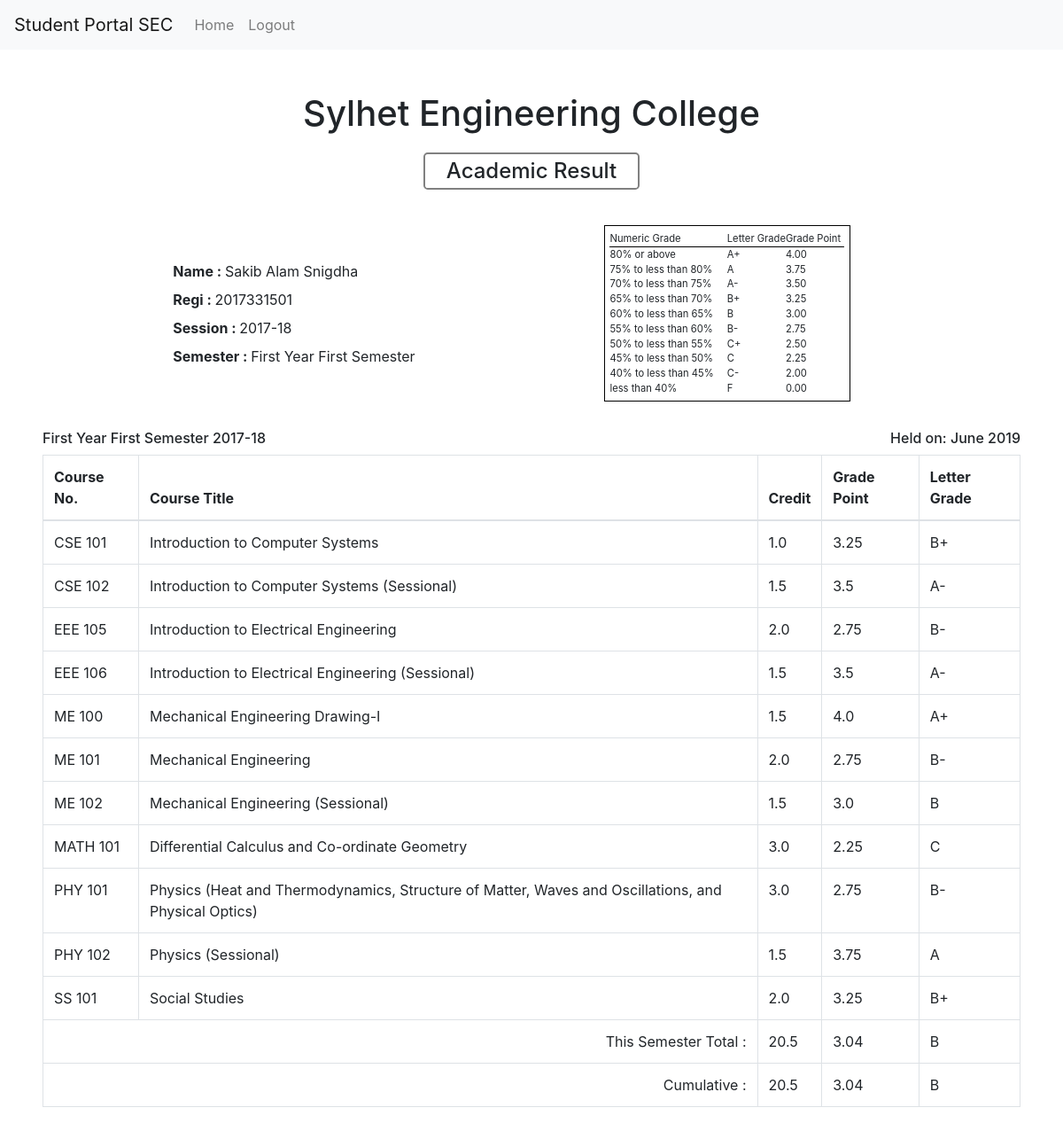
/result/276/ (signed in), run on the app's committed database.
### student_result/models.py (models this page shows, shortened)
class Student(models.Model):
    created_at = models.DateTimeField(auto_now_add=True)
    user_id = models.ForeignKey(User, null=True, on_delete=models.CASCADE)
    regi = models.CharField(max_length=15, unique=True)
    name = models.CharField(max_length=100)
    email = models.CharField(max_length=100)
    phone = models.CharField(max_length=20)
    address = models.TextField()
    hall = models.BooleanField(default=False)
    session = models.ForeignKey(Session, null=True, on_delete=models.CASCADE)

class Session(models.Model):
    created_at = models.DateTimeField(auto_now_add=True)
    year = models.CharField(max_length=10)
    name = models.CharField(max_length=20)
    courses = models.TextField()

class Semester(models.Model):
    created_at = models.DateTimeField(auto_now_add=True)
    name = models.CharField(max_length=50)

class Exam(models.Model):
    created_at = models.DateTimeField(auto_now_add=True)
    session = models.ForeignKey(Session, null=True, on_delete=models.CASCADE)
    semester = models.ForeignKey(Semester, null=True, on_delete=models.CASCADE)
    held = models.CharField(max_length=20)

### student_result/views.py (the view)
# urls.py: path('result/<slug:result_id>/', views.result, name='result'),
def result(request, result_id):
    if request.user.is_authenticated:
        try:
            student_obj = Student.objects.get(user_id = request.user)
            try:
                result_obj = Result.objects.get(id=result_id)
                if result_obj.regi != student_obj.regi:
                    messages.error(request, "Not allowed to see the result!")
                    return redirect('student')
                result_r = result_obj.result
                result = json.loads(result_r)
                context = {}
                context['sem_full'] = result['sem_full']
                context['sem_final'] = result['sem_final']
                context['held'] = result_obj.exam.held
                context['student'] = student_obj
                context['semester'] = result_obj.exam.semester
                return render(request, 'result.html', context)
            except:
                messages.error(request, "no result found")
                return redirect('student')
        except:
            messages.error(request, "plese register the student first")
            return redirect('student')
    else:
        messages.error(request, "login first")
        return redirect('home')

### student_result/templates/result.html
{% extends 'base.html' %}
{% block content %}
<h1 style="text-align: center; margin-bottom: .5em;">Sylhet Engineering College</h1>
<div style="margin-bottom:.2em; display: grid; align-items: center; justify-content: center;">
<h4 style="padding: .2em 1em; width: 100%; border: 2px solid gray; border-radius: .2em; display: grid; align-items: center; justify-content: center;">Academic Result</h4>
</div>
<div style="margin-bottom:2em; margin-top: 2em; display: grid; grid-template-columns: 1fr 1fr;">
    <div style="display: grid; align-items: center; justify-content: center;">
        <div style="line-height: 2em; margin-left: 1em;">
            <strong>Name : </strong> <span>{{ student.name }}</span> </br>
            <strong>Regi : </strong> <span>{{ student.regi }}</span> </br>
            <strong>Session : </strong> <span>{{ student.session.year }}</span> </br>
            <strong>Semester : </strong> <span>{{ semester.name }}</span>
        </div>
    </div>
    <div style="display: grid;  font-size:.7em; width: 80%; align-items: center; justify-content: center;">
        <div style="padding:.5em; border: 1px solid black; display: grid; grid-template-columns: 2fr 1fr 1fr;">
            <span style="border-bottom: 1px solid black;">Numeric Grade</span><span style="border-bottom: 1px solid black;">Letter Grade</span><span style="border-bottom: 1px solid black;">Grade Point</span>
            <span>80% or above</span><span>A+</span><span>4.00</span>
            <span>75% to less than 80%</span><span>A</span><span>3.75</span>
            <span>70% to less than 75%</span><span>A-</span><span>3.50</span>
            <span>65% to less than 70%</span><span>B+</span><span>3.25</span>
            <span>60% to less than 65%</span><span>B</span><span>3.00</span>
            <span>55% to less than 60%</span><span>B-</span><span>2.75</span>
            <span>50% to less than 55%</span><span>C+</span><span>2.50</span>
            <span>45% to less than 50%</span><span>C</span><span>2.25</span>
            <span>40% to less than 45%</span><span>C-</span><span>2.00</span>
            <span>less than 40%</span><span>F</span><span>0.00</span>
        </div>
    </div>
</div>
<div style="display: grid; grid-template-columns: 1fr 1fr;">
    <h6>{{ semester.name }} {{ student.session.year }}</h6>
    <h6 style="text-align: right;">Held on: {{ held }}</h6>
</div>
<table class="table table-bordered">
    <thead>
      <tr>
        <th scope="col">Course No.</th>
        <th scope="col">Course Title</th>
        <th scope="col">Credit</th>
        <th scope="col">Grade Point</th>
        <th scope="col">Letter Grade</th>
      </tr>
    </thead>
    <tbody>
      {% for i in sem_full %}
        <tr>
            <td>{{ i.code }}</td>
            <td>{{ i.title }}</td>
            <td>{{ i.cr }}</td>
            <td>{{ i.gp }}</td>
            <td>{{ i.lg }}</td>
        </tr>
      {% endfor %}
      <tr>
        <td colspan="2" style="text-align: right;">This Semester Total :</td>
        <td>{{ sem_final.cr_cur }}</td>
        <td>{{ sem_final.gp_cur }}</td>
        <td>{{ sem_final.lg_cur }}</td>
      </tr>
      <tr>
        <td colspan="2" style="text-align: right;">Cumulative :</td>
        <td>{{ sem_final.cr_com }}</td>
        <td>{{ sem_final.gp_com }}</td>
        <td>{{ sem_final.lg_com }}</td>
      </tr>
    </tbody>
  </table>
{% endblock content %}

### data on the page
Student: name "Sakib Alam Snigdha", regi "2017331501", session.year "2017-18"
Semester: name "First Year First Semester"
Exam: held "June 2019"

### other printed values
{{ i.code }} "CSE 101" "CSE 102" "EEE 105" "EEE 106" "ME 100" "ME 101" "ME 102" "MATH 101" "PHY 101" "PHY 102" "SS 101"
{{ i.title }} "Introduction to Computer Systems" "Introduction to Computer Systems (Sessional)" "Introduction to Electrical Engineering" "Introduction to Electrical Engineering (Sessional)" "Mechanical Engineering Drawing-I" "Mechanical Engineering" "Mechanical Engineering (Sessional)" "Differential Calculus and Co-ordinate Geometry" "Physics (Heat and Thermodynamics, Structure of Matter, Waves and Oscillations, and Physical Optics)" "Physics (Sessional)" "Social Studies"
{{ i.cr }} "1.0" "1.5" "2.0" "1.5" "1.5" "2.0" "1.5" "3.0" "3.0" "1.5" "2.0"
{{ i.gp }} "3.25" "3.5" "2.75" "3.5" "4.0" "2.75" "3.0" "2.25" "2.75" "3.75" "3.25"
{{ i.lg }} "B+" "A-" "B-" "A-" "A+" "B-" "B" "C" "B-" "A" "B+"
{{ sem_final.cr_cur }} "20.5"
{{ sem_final.gp_cur }} "3.04"
{{ sem_final.lg_cur }} "B"
{{ sem_final.cr_com }} "20.5"
{{ sem_final.gp_com }} "3.04"
{{ sem_final.lg_com }} "B"
